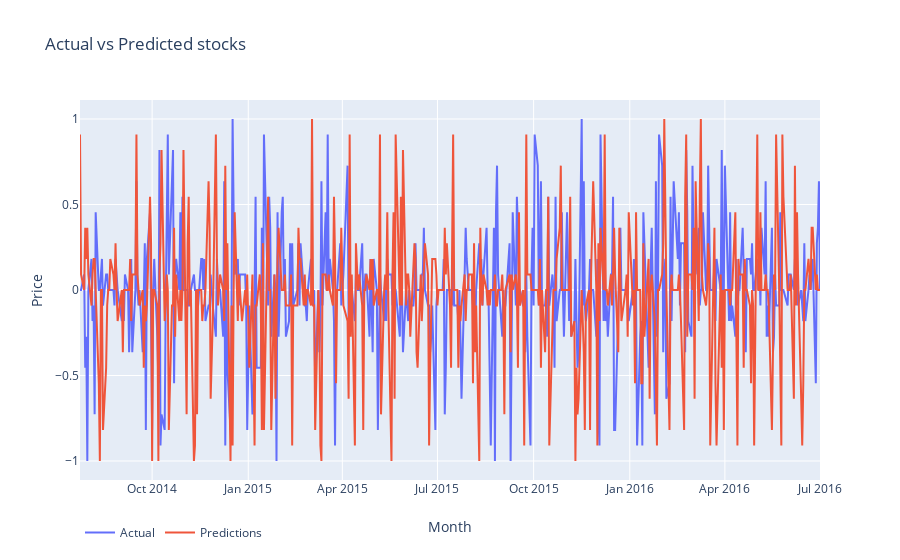

Here is the notebook cell this chart was saved with:
### Code cell
plt_data = []
plt_data.append(go.Scatter(
    x = plot_df.index.values,
    y = plot_df['Actual'].values,
    name = 'Actual'
))
plt_data.append(go.Scatter(
    x = plot_df.index.values,
    y = plot_df['Predictions'].values,
    name = 'Predictions'
))
layout = go.Layout(dict(title = 'Actual vs Predicted stocks',
                       xaxis = dict(title = 'Month'),
                       yaxis = dict(title = 'Price'),
                       ), legend = dict(orientation = 'h'))
py.iplot(dict(data=plt_data, layout=layout), filename='basic-line')

### Figure 1 — Plotly figure (JSON) as saved in the notebook; plotly's stock layout.template omitted (floating-point values rounded to 4 significant figures; data arrays with more than 128 entries replaced by an {"elided": "..."} marker saying what was removed)
{"data": [{"name": "Actual", "type": "scatter", "x": {"elided": "490 str values"}, "y": {"elided": "490 float values"}}, {"name": "Predictions", "type": "scatter", "x": {"elided": "490 str values"}, "y": {"elided": "490 float values"}}], "layout": {"legend": {"orientation": "h"}, "title": {"text": "Actual vs Predicted stocks"}, "xaxis": {"title": {"text": "Month"}}, "yaxis": {"title": {"text": "Price"}}}}
